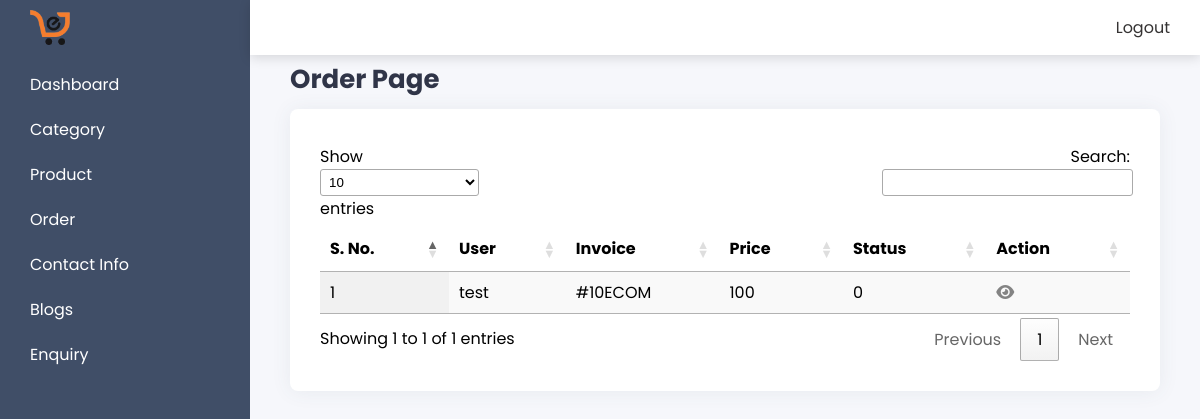
The app's page /admin/products/order.php (signed in) with its own data.
### tables this page shows
CREATE TABLE `orders` (
  `id` int(11) NOT NULL,
  `user_id` int(11) NOT NULL,
  `invoice_id` varchar(255) NOT NULL,
  `price` varchar(255) NOT NULL,
  `shipping_address` text NOT NULL,
  `status` int(11) NOT NULL DEFAULT 0 COMMENT 'pending = 0, shipped = 1, delivered = 2',
  `created_at` datetime NOT NULL DEFAULT current_timestamp()
);

CREATE TABLE `users` (
  `id` int(11) NOT NULL,
  `name` varchar(255) NOT NULL,
  `email` varchar(255) NOT NULL,
  `password` varchar(255) NOT NULL,
  `avatar` text NOT NULL,
  `created_at` datetime NOT NULL
);

### config/constants.php (called while the page is built, shortened)
<?php
$base_url = 'http://localhost/major-project/';
$admin_url = $base_url . 'admin/';

### admin/products/order.php (the view, shortened to what this page needs)
<?php
include('../layout/header.php');
$sql = "SELECT *,orders.id as id from orders JOIN users ON orders.user_id = users.id ";
$result = mysqli_query($con, $sql);
?>
<div class="card-header">
    <h4 class="py-10">Order Page</h4>
</div>
<div class="card-block">
    <div class="card-full card-layout">
        <table id="myTable" class="display">
            <thead>
                <tr>
                    <th>S. No.</th>
                    <th>User</th>
                    <th>Invoice</th>
                    <th>Price</th>
                    <th>Status</th>
                    <th>Action</th>
                </tr>
            </thead>
            <tbody>
                <?php
                $i = 1;
                while ($data = $result->fetch_assoc()) { ?>
                    <tr>
                        <td><?php echo $i++; ?></td>
                        <td><?php echo $data['name'] ?></td>
                        <td><?php echo $data['invoice_id'] ?></td>
                        <td><?php echo $data['price'] ?></td>
                        <td><?php echo $data['status'] ?></td>
                        <td><a href="<?php echo  $admin_url . "products/order-details.php?id=" . $data['id'] ?>"><i class="fa-solid fa-eye"></i></a></td>
                    </tr>
                <?php } ?>
            </tbody>
        </table>
    </div>
</div>
<?php
include('../layout/footer.php')
?>

### admin/assets/css/style.css (style rules this page uses)
body { margin: 0; font-family: "Poppins", sans-serif; }
p, h1, h2, h3, h4, h5, h6 { margin: 0; }
h4 { font-size: 26px; }
a { text-decoration: none; color: #848484; }
.py-10 { padding: 10px 0; }
.card-header { color: #303548; }
.card-block { display: flex; gap: 50px; align-items: start; }
.card-layout { background: #ffffff; padding: 30px; box-shadow: 0 1px 20px 0 #455a6414; border-radius: 8px; }
.card-full { width: 100%; }

### records on screen
orders: user.name "test", invoice "#10ECOM", price "100", status "0"
